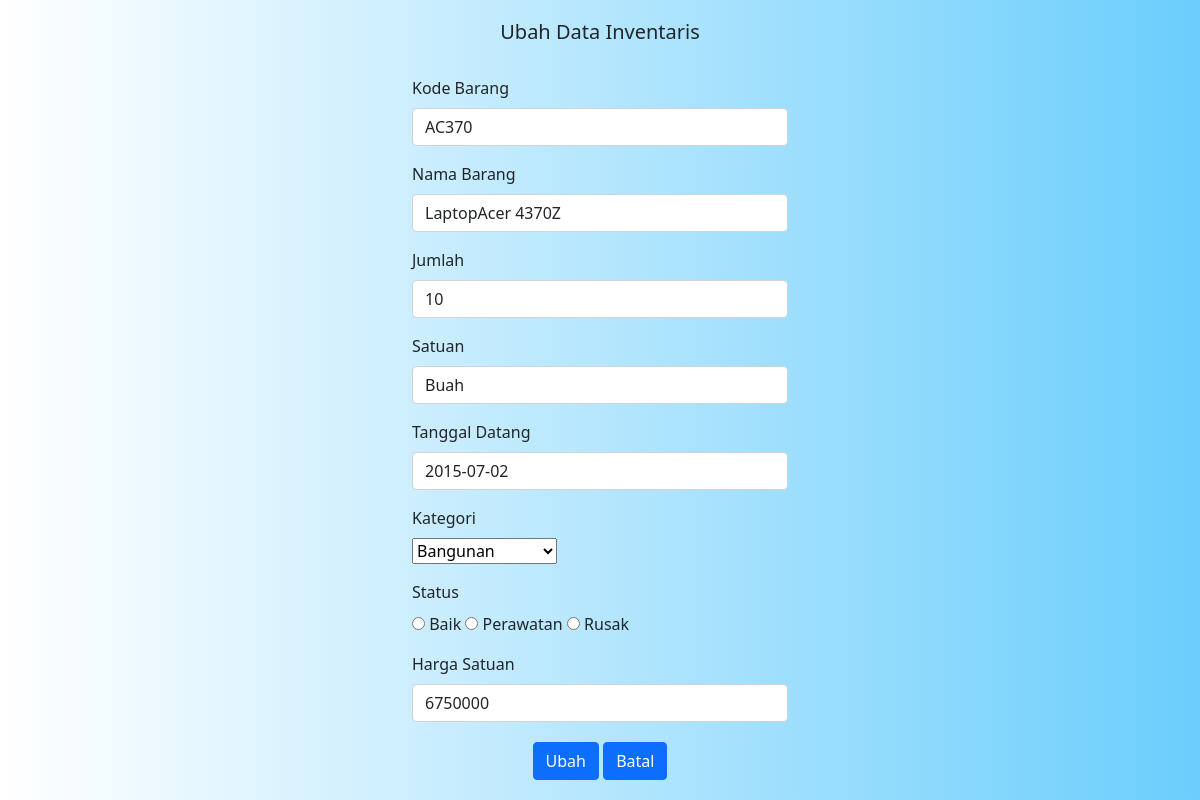
The page /edit.php?kode_barang=AC370 (signed in) on the database its author committed.
### tables this page shows
CREATE TABLE `inventaris` (
  `kode_barang` varchar(10) NOT NULL,
  `nama_barang` varchar(30) NOT NULL,
  `jumlah` int(11) NOT NULL,
  `satuan` varchar(15) NOT NULL,
  `tgl_datang` date NOT NULL,
  `kategori` varchar(20) NOT NULL,
  `status_barang` varchar(20) NOT NULL,
  `harga` int(20) NOT NULL
);

### edit.php (the view, shortened to what this page needs)
<!DOCTYPE html>
<html lang="en">
<head>
    <link href="https://cdn.jsdelivr.net/npm/bootstrap@5.1.3/dist/css/bootstrap.min.css" rel="stylesheet" />
    <link rel="stylesheet" href="assets/css/style.css" />
</head>
<body>
    <div class="text-center judul-edit">
        <center>
            <h5>Ubah Data Inventaris</h5>
        </center>
    </div>
    <?php
        include "config.php";
        $kode_barang = $_GET['kode_barang'];
        $data = mysqli_query($connection, "SELECT * FROM inventaris WHERE kode_barang='$kode_barang'"); ?>
    <?php while ($hasil = mysqli_fetch_array($data)) : ?>
        <br>
        <div class="container container-login">
            <form method="POST" action="cekedit.php">
                <div class="mb-3">
                    <label class="form-label">Kode Barang</label>
                    <input type="text" class="form-control" name="kode_barang" value="<?php echo $hasil["kode_barang"]; ?>">
                </div>
                <div class="mb-3">
                    <label class="form-label">Nama Barang</label>
                    <input type="text" class="form-control" name="nama_barang" value="<?php echo $hasil["nama_barang"]; ?>">
                </div>
                <div class="mb-3">
                    <label class="form-label">Jumlah</label>
                    <input type="text" class="form-control" name="jumlah" value="<?php echo $hasil["jumlah"];?> ">
                </div>
                <div class="mb-3">
                    <label class="form-label">Satuan</label>
                    <input type="text" class="form-control" name="satuan" value="<?php echo $hasil["satuan"];?> ">
                </div>
                <div class="mb-3">
                    <label class="form-label">Tanggal Datang</label>
                    <input type="text" class="form-control" name="tgl_datang" value="<?php echo $hasil["tgl_datang"];?> ">
                </div>
                <div class="mb-3">
                    <label class="form-label select">Kategori</label> <br>
                    <select name="kategori">
                        <option value="Bangunan">Bangunan</option>
                    </select>
                </div>
                <div class="mb-3">
                    <label class="form-label">Status</label> <br>
                    <input type="radio"  name="status_barang" value="Baik">
                    <label for="<?php echo $hasil["status_barang"];?>">Baik</label>
                    <input type="radio" name="status_barang" value="Perawatan">
                    <label for="<?php echo $hasil["status_barang"];?>">Perawatan</label>
                    <input type="radio" name="status_barang" value="Rusak">
                    <label for="<?php echo $hasil["status_barang"];?>">Rusak</label>
                </div>
                <div class="mb-3">
                    <label class="form-label">Harga Satuan</label>
                    <input type="text" class="form-control" name="harga" value="<?php echo $hasil["harga"];?> ">
                <center>
                    <button type="submit" class="btn btn-primary" style="margin-top: 20px">Ubah</button>
                    <a href="inventaris.php">
                        <button type="button" id="tombol" class="btn btn-primary">Batal</button>
                    </a>
                </center>
            </form>
        </div>
    <?php endwhile; ?>
</body>
</html>

### assets/css/style.css (style rules this page uses)
body { background: linear-gradient(to right, #ffffff, #6bcefc); padding: 10 10 10 10; }
#tombol { margin-top: 20px; }
.container-login { max-width: 400px; margin-top: 30px; }
.judul-edit { margin: 20px 0 -30px 0; }

### rows shown on the page
inventaris: kode_barang "AC370", nama_barang "LaptopAcer 4370Z", jumlah "10", satuan "Buah", tgl_datang "2015-07-02", harga "6750000"
